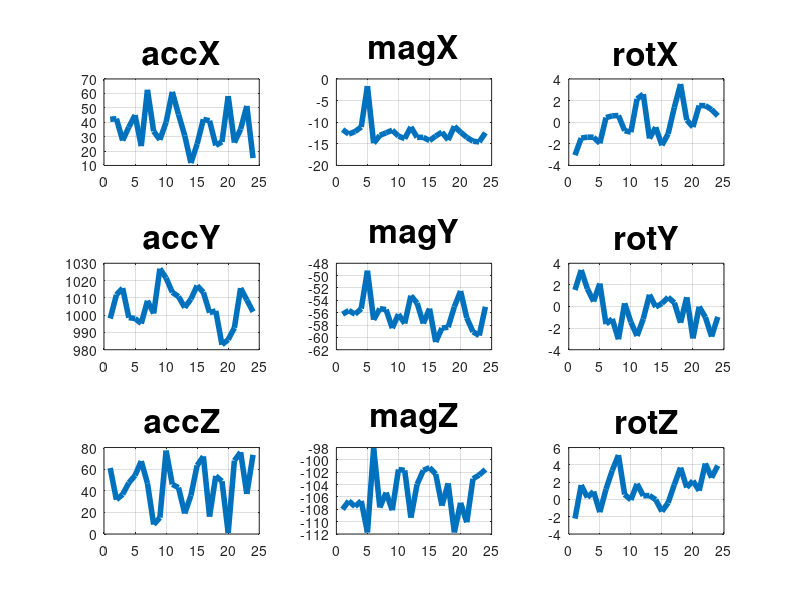
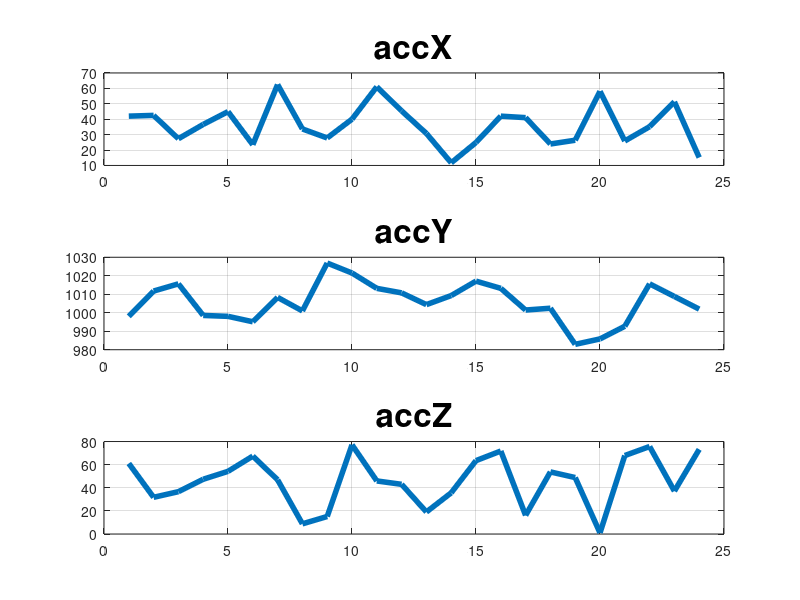
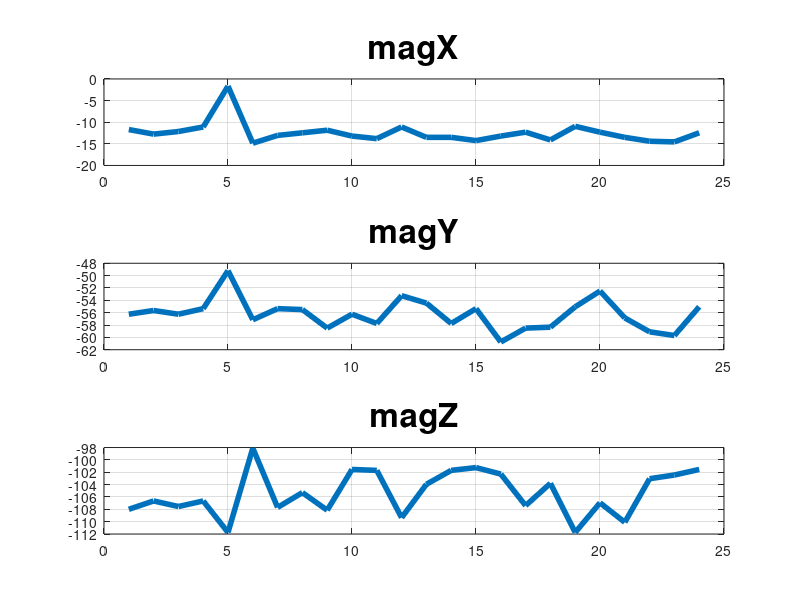
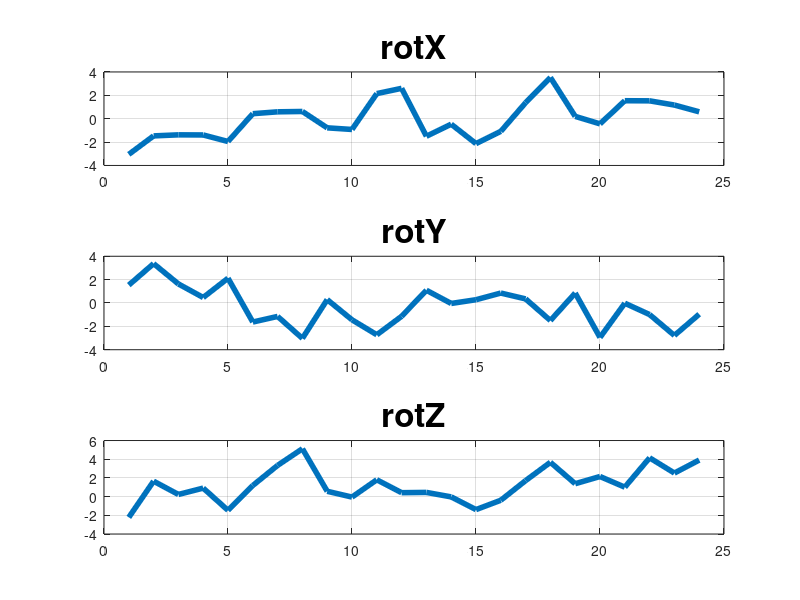

The MATLAB source for these figures, in order:
%% Ruhe
load('accX.mat')
load('accY.mat');
load('accZ.mat');
load('magX.mat');
load('magY.mat');
load('magZ.mat');
load('rotX.mat');
load('rotY.mat');
load('rotZ.mat');

figure(1);
set(gca,'FontSize',24);
subplot(3,3,1);
plot(accX,'Linewidth',4);
grid();
title('accX','FontSize',24');
subplot(3,3,4);
plot(accY,'Linewidth',4);
grid();
title('accY','FontSize',24');
subplot(3,3,7);
plot(accZ,'Linewidth',4);
grid();
title('accZ','FontSize',24');
subplot(3,3,2);
plot(magX,'Linewidth',4);
grid();
title('magX','FontSize',24');
subplot(3,3,5);
plot(magY,'Linewidth',4);
grid();
title('magY','FontSize',24');
subplot(3,3,8);
plot(magZ,'Linewidth',4);
grid();
title('magZ','FontSize',24');
subplot(3,3,3);
plot(rotX,'Linewidth',4);
grid();
title('rotX','FontSize',24');
subplot(3,3,6);
plot(rotY,'Linewidth',4);
grid();
title('rotY','FontSize',24');
subplot(3,3,9);
plot(rotZ,'Linewidth',4);
grid();
title('rotZ','FontSize',24');


figure(2);
set(gca,'FontSize',24);
subplot(3,1,1);
plot(accX,'Linewidth',4);
grid();
title('accX','FontSize',24');
subplot(3,1,2);
plot(accY,'Linewidth',4);
grid();
title('accY','FontSize',24');
subplot(3,1,3);
plot(accZ,'Linewidth',4);
grid();
title('accZ','FontSize',24');

figure(3);
set(gca,'FontSize',24);
subplot(3,1,1);
plot(magX,'Linewidth',4);
grid();
title('magX','FontSize',24');
subplot(3,1,2);
plot(magY,'Linewidth',4);
grid();
title('magY','FontSize',24');
subplot(3,1,3);
plot(magZ,'Linewidth',4);
grid();
title('magZ','FontSize',24');

figure(4);
set(gca,'FontSize',24);
subplot(3,1,1);
plot(rotX,'Linewidth',4);
grid();
title('rotX','FontSize',24');
subplot(3,1,2);
plot(rotY,'Linewidth',4);
grid();
title('rotY','FontSize',24');
subplot(3,1,3);
plot(rotZ,'Linewidth',4);
grid();
title('rotZ','FontSize',24');


